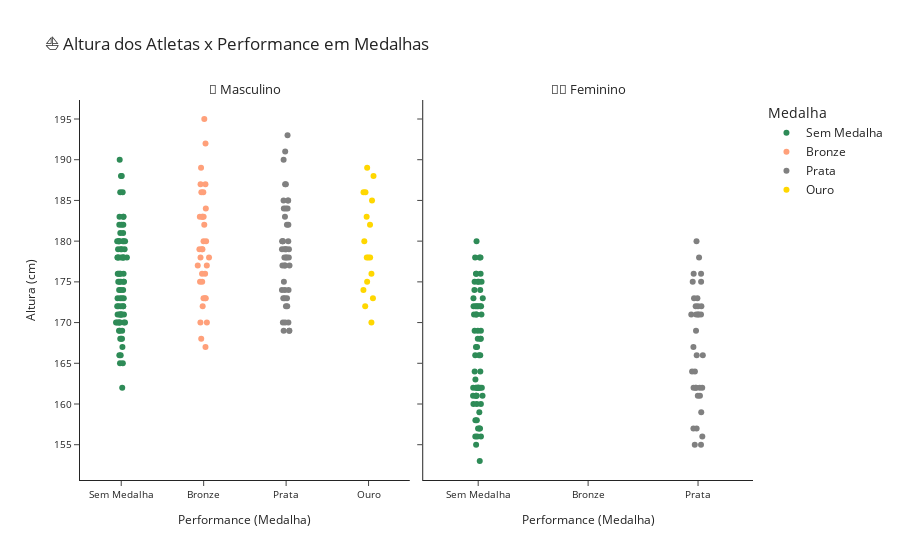

Notebook cell for this chart:
### Markdown cell above
#### Análise por Atleta

### Code cell
# Filtrando o DataFrame para plotar o gráfico do esporte analisado
df_brazil_for_sport_plotting = df_brazil_for_plotting[df_brazil_for_plotting['Sport'] == analyzed_sport]

# Plotando gráfico
fig = px.strip(data_frame=df_brazil_for_sport_plotting, x='Medalha', y='Height', 
               color='Medalha', 
               facet_col='Sex',
               hover_data=athletes_chosen_columns_for_hover,
               category_orders=category_orders,
               color_discrete_map=color_info,
               title='⛵️ Altura dos Atletas x Performance em Medalhas')

# Customizando gráfico
fig.update_traces(hovertemplate='%{customdata[1]}<br>'
                                'Altura: %{y}cm.<br>'
                                'Competindo em: %{customdata[10]}, %{customdata[8]}.<extra></extra>')

fig.update_layout(yaxis=dict(tickfont_size=10, 
                             title=dict(font_size=12, 
                                        text='Altura (cm)')))

fig.update_xaxes(matches=None,
                 tickfont_size=10, 
                 title=dict(font_size=12, 
                            text='Performance (Medalha)'))

fig.for_each_annotation(lambda annotation: annotation.update(text='👨 Masculino', font_size=13) 
                        if annotation.text.split("=")[-1] == 'M' 
                        else annotation.update(text='🙎♀️ Feminino', font_size=13))

# Apresentando gráfico
fig.show()

### Figure 1 — Plotly figure (JSON) as saved in the notebook; plotly's stock layout.template omitted (floating-point values rounded to 4 significant figures; data arrays with more than 128 entries replaced by an {"elided": "..."} marker saying what was removed)
{"data": [{"alignmentgroup": "True", "boxpoints": "all", "customdata": {"elided": "103x14 mixed values"}, "fillcolor": "rgba(255,255,255,0)", "hoveron": "points", "hovertemplate": "%{customdata[1]}<br>Altura: %{y}cm.<br>Competindo em: %{customdata[10]}, %{customdata[8]}.<extra></extra>", "legendgroup": "Sem Medalha", "line": {"color": "rgba(255,255,255,0)"}, "marker": {"color": "seagreen"}, "name": "Sem Medalha", "offsetgroup": "Sem Medalha", "orientation": "v", "pointpos": 0, "showlegend": true, "type": "box", "x": ["Sem Medalha", "Sem Medalha", "Sem Medalha", "Sem Medalha", "Sem Medalha", "Sem Medalha", "Sem Medalha", "Sem Medalha", "Sem Medalha", "Sem Medalha", "Sem Medalha", "Sem Medalha", "Sem Medalha", "Sem Medalha", "Sem Medalha", "Sem Medalha", "Sem Medalha", "Sem Medalha", "Sem Medalha", "Sem Medalha", "Sem Medalha", "Sem Medalha", "Sem Medalha", "Sem Medalha", "Sem Medalha", "Sem Medalha", "Sem Medalha", "Sem Medalha", "Sem Medalha", "Sem Medalha", "Sem Medalha", "Sem Medalha", "Sem Medalha", "Sem Medalha", "Sem Medalha", "Sem Medalha", "Sem Medalha", "Sem Medalha", "Sem Medalha", "Sem Medalha", "Sem Medalha", "Sem Medalha", "Sem Medalha", "Sem Medalha", "Sem Medalha", "Sem Medalha", "Sem Medalha", "Sem Medalha", "Sem Medalha", "Sem Medalha", "Sem Medalha", "Sem Medalha", "Sem Medalha", "Sem Medalha", "Sem Medalha", "Sem Medalha", "Sem Medalha", "Sem Medalha", "Sem Medalha", "Sem Medalha", "Sem Medalha", "Sem Medalha", "Sem Medalha", "Sem Medalha", "Sem Medalha", "Sem Medalha", "Sem Medalha", "Sem Medalha", "Sem Medalha", "Sem Medalha", "Sem Medalha", "Sem Medalha", "Sem Medalha", "Sem Medalha", "Sem Medalha", "Sem Medalha", "Sem Medalha", "Sem Medalha", "Sem Medalha", "Sem Medalha", "Sem Medalha", "Sem Medalha", "Sem Medalha", "Sem Medalha", "Sem Medalha", "Sem Medalha", "Sem Medalha", "Sem Medalha", "Sem Medalha", "Sem Medalha", "Sem Medalha", "Sem Medalha", "Sem Medalha", "Sem Medalha", "Sem Medalha", "Sem Medalha", "Sem Medalha", "Sem Medalha", "Sem Medalha", "Sem Medalha", "Sem Medalha", "Sem Medalha", "Sem Medalha"], "x0": " ", "xaxis": "x", "y": [190, null, null, 174, 176, 186, 182, 165, 183, 181, 175, 175, 186, 183, 176, null, 168, 179, 179, 173, 174, 167, 180, 171, 171, 168, 170, null, 168, 170, 170, 182, null, 182, 183, null, 171, 175, 180, 178, 178, 188, 178, 171, 170, 172, 169, 169, null, null, null, 175, 165, 178, 173, 170, null, 178, 188, 172, 173, 162, 180, 171, null, 175, null, 178, null, null, 166, 179, null, 181, 179, 178, 172, 173, 166, 178, 171, 180, 176, null, 170, 170, null, 176, 169, 180, 176, 180, null, 171, null, null, 174, 172, 180, 172, null, null, null], "y0": " ", "yaxis": "y"}, {"alignmentgroup": "True", "boxpoints": "all", "customdata": {"elided": "67x14 mixed values"}, "fillcolor": "rgba(255,255,255,0)", "hoveron": "points", "hovertemplate": "%{customdata[1]}<br>Altura: %{y}cm.<br>Competindo em: %{customdata[10]}, %{customdata[8]}.<extra></extra>", "legendgroup": "Sem Medalha", "line": {"color": "rgba(255,255,255,0)"}, "marker": {"color": "seagreen"}, "name": "Sem Medalha", "offsetgroup": "Sem Medalha", "orientation": "v", "pointpos": 0, "showlegend": false, "type": "box", "x": ["Sem Medalha", "Sem Medalha", "Sem Medalha", "Sem Medalha", "Sem Medalha", "Sem Medalha", "Sem Medalha", "Sem Medalha", "Sem Medalha", "Sem Medalha", "Sem Medalha", "Sem Medalha", "Sem Medalha", "Sem Medalha", "Sem Medalha", "Sem Medalha", "Sem Medalha", "Sem Medalha", "Sem Medalha", "Sem Medalha", "Sem Medalha", "Sem Medalha", "Sem Medalha", "Sem Medalha", "Sem Medalha", "Sem Medalha", "Sem Medalha", "Sem Medalha", "Sem Medalha", "Sem Medalha", "Sem Medalha", "Sem Medalha", "Sem Medalha", "Sem Medalha", "Sem Medalha", "Sem Medalha", "Sem Medalha", "Sem Medalha", "Sem Medalha", "Sem Medalha", "Sem Medalha", "Sem Medalha", "Sem Medalha", "Sem Medalha", "Sem Medalha", "Sem Medalha", "Sem Medalha", "Sem Medalha", "Sem Medalha", "Sem Medalha", "Sem Medalha", "Sem Medalha", "Sem Medalha", "Sem Medalha", "Sem Medalha", "Sem Medalha", "Sem Medalha", "Sem Medalha", "Sem Medalha", "Sem Medalha", "Sem Medalha", "Sem Medalha", "Sem Medalha", "Sem Medalha", "Sem Medalha", "Sem Medalha", "Sem Medalha"], "x0": " ", "xaxis": "x2", "y": [162, 180, 175, 175, 160, 168, 171, 176, 178, 178, 163, 176, 176, 162, 171, 157, 171, 174, 172, 172, 164, 161, 161, 169, 162, 162, 162, 162, 161, 162, 169, 172, 172, 171, 156, 162, 162, 159, 155, 175, 168, 178, 168, 158, 158, 172, 157, 157, 175, 161, 160, 173, 173, 156, 156, 172, 167, 167, 160, 153, 169, 174, 161, 166, 166, 164, 166], "y0": " ", "yaxis": "y2"}, {"alignmentgroup": "True", "boxpoints": "all", "customdata": {"elided": "34x14 mixed values"}, "fillcolor": "rgba(255,255,255,0)", "hoveron": "points", "hovertemplate": "%{customdata[1]}<br>Altura: %{y}cm.<br>Competindo em: %{customdata[10]}, %{customdata[8]}.<extra></extra>", "legendgroup": "Bronze", "line": {"color": "rgba(255,255,255,0)"}, "marker": {"color": "lightsalmon"}, "name": "Bronze", "offsetgroup": "Bronze", "orientation": "v", "pointpos": 0, "showlegend": true, "type": "box", "x": ["Bronze", "Bronze", "Bronze", "Bronze", "Bronze", "Bronze", "Bronze", "Bronze", "Bronze", "Bronze", "Bronze", "Bronze", "Bronze", "Bronze", "Bronze", "Bronze", "Bronze", "Bronze", "Bronze", "Bronze", "Bronze", "Bronze", "Bronze", "Bronze", "Bronze", "Bronze", "Bronze", "Bronze", "Bronze", "Bronze", "Bronze", "Bronze", "Bronze", "Bronze"], "x0": " ", "xaxis": "x", "y": [183, 179, 170, 176, 183, 177, 187, 177, 195, 173, 186, 180, 170, 189, 167, 179, 178, 175, 173, 184, 182, 172, 179, 187, 186, 168, 183, 180, 176, 192, 183, 173, 178, 175], "y0": " ", "yaxis": "y"}, {"alignmentgroup": "True", "boxpoints": "all", "customdata": {"elided": "50x14 mixed values"}, "fillcolor": "rgba(255,255,255,0)", "hoveron": "points", "hovertemplate": "%{customdata[1]}<br>Altura: %{y}cm.<br>Competindo em: %{customdata[10]}, %{customdata[8]}.<extra></extra>", "legendgroup": "Prata", "line": {"color": "rgba(255,255,255,0)"}, "marker": {"color": "grey"}, "name": "Prata", "offsetgroup": "Prata", "orientation": "v", "pointpos": 0, "showlegend": true, "type": "box", "x": ["Prata", "Prata", "Prata", "Prata", "Prata", "Prata", "Prata", "Prata", "Prata", "Prata", "Prata", "Prata", "Prata", "Prata", "Prata", "Prata", "Prata", "Prata", "Prata", "Prata", "Prata", "Prata", "Prata", "Prata", "Prata", "Prata", "Prata", "Prata", "Prata", "Prata", "Prata", "Prata", "Prata", "Prata", "Prata", "Prata", "Prata", "Prata", "Prata", "Prata", "Prata", "Prata", "Prata", "Prata", "Prata", "Prata", "Prata", "Prata", "Prata", "Prata"], "x0": " ", "xaxis": "x", "y": [179, 179, 177, 179, 182, 170, 180, 179, 177, 170, 185, 172, 178, 187, 184, 178, 174, 175, 193, 180, 184, 169, 185, null, 180, 170, 174, 185, 180, 173, 173, 178, 173, 191, 174, 179, null, 172, 169, 184, null, 187, 178, 183, 169, 182, null, 190, 177, 177], "y0": " ", "yaxis": "y"}, {"alignmentgroup": "True", "boxpoints": "all", "customdata": {"elided": "35x14 mixed values"}, "fillcolor": "rgba(255,255,255,0)", "hoveron": "points", "hovertemplate": "%{customdata[1]}<br>Altura: %{y}cm.<br>Competindo em: %{customdata[10]}, %{customdata[8]}.<extra></extra>", "legendgroup": "Prata", "line": {"color": "rgba(255,255,255,0)"}, "marker": {"color": "grey"}, "name": "Prata", "offsetgroup": "Prata", "orientation": "v", "pointpos": 0, "showlegend": false, "type": "box", "x": ["Prata", "Prata", "Prata", "Prata", "Prata", "Prata", "Prata", "Prata", "Prata", "Prata", "Prata", "Prata", "Prata", "Prata", "Prata", "Prata", "Prata", "Prata", "Prata", "Prata", "Prata", "Prata", "Prata", "Prata", "Prata", "Prata", "Prata", "Prata", "Prata", "Prata", "Prata", "Prata", "Prata", "Prata", "Prata"], "x0": " ", "xaxis": "x2", "y": [180, 175, 175, 171, 176, 176, 171, 171, 167, 172, 164, 161, 162, 162, 161, 162, 169, 164, 171, 171, 162, 162, 159, 155, 155, 178, 157, 157, 172, 173, 173, 156, 172, 166, 166], "y0": " ", "yaxis": "y2"}, {"alignmentgroup": "True", "boxpoints": "all", "customdata": {"elided": "17x14 mixed values"}, "fillcolor": "rgba(255,255,255,0)", "hoveron": "points", "hovertemplate": "%{customdata[1]}<br>Altura: %{y}cm.<br>Competindo em: %{customdata[10]}, %{customdata[8]}.<extra></extra>", "legendgroup": "Ouro", "line": {"color": "rgba(255,255,255,0)"}, "marker": {"color": "gold"}, "name": "Ouro", "offsetgroup": "Ouro", "orientation": "v", "pointpos": 0, "showlegend": true, "type": "box", "x": ["Ouro", "Ouro", "Ouro", "Ouro", "Ouro", "Ouro", "Ouro", "Ouro", "Ouro", "Ouro", "Ouro", "Ouro", "Ouro", "Ouro", "Ouro", "Ouro", "Ouro"], "x0": " ", "xaxis": "x", "y": [173, 178, 178, 175, 180, 183, 185, 174, 172, 186, 182, 186, 178, 188, 189, 176, 170], "y0": " ", "yaxis": "y"}], "layout": {"annotations": [{"font": {"size": 13}, "showarrow": false, "text": "👨 Masculino", "x": 0.245, "xanchor": "center", "xref": "paper", "y": 1, "yanchor": "bottom", "yref": "paper"}, {"font": {"size": 13}, "showarrow": false, "text": "🙎♀️ Feminino", "x": 0.755, "xanchor": "center", "xref": "paper", "y": 1, "yanchor": "bottom", "yref": "paper"}], "boxmode": "overlay", "legend": {"title": {"text": "Medalha"}, "tracegroupgap": 0}, "title": {"text": "⛵️ Altura dos Atletas x Performance em Medalhas"}, "xaxis": {"anchor": "y", "categoryarray": ["Sem Medalha", "Bronze", "Prata", "Ouro"], "categoryorder": "array", "domain": [0, 0.49], "tickfont": {"size": 10}, "title": {"font": {"size": 12}, "text": "Performance (Medalha)"}}, "xaxis2": {"anchor": "y2", "categoryarray": ["Sem Medalha", "Bronze", "Prata", "Ouro"], "categoryorder": "array", "domain": [0.51, 1], "tickfont": {"size": 10}, "title": {"font": {"size": 12}, "text": "Performance (Medalha)"}}, "yaxis": {"anchor": "x", "domain": [0, 1], "tickfont": {"size": 10}, "title": {"font": {"size": 12}, "text": "Altura (cm)"}}, "yaxis2": {"anchor": "x2", "domain": [0, 1], "matches": "y", "showticklabels": false}}}
